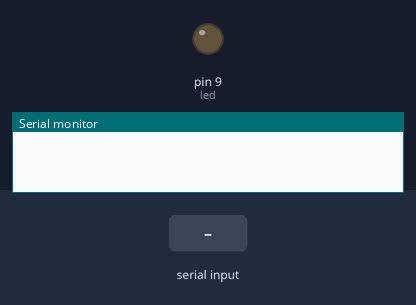
Bench run of a sketch on a simulated Arduino Uno, built with avr-gcc and run on an emulated ATmega328P. Shown: output pins drawn as LEDs (lit = HIGH), the last lines printed to the serial monitor. Inputs (shaded band) come from the test bench.

Above: at 1.2 s.
1.3 s: "ON" received over Serial
At 2.8 s:
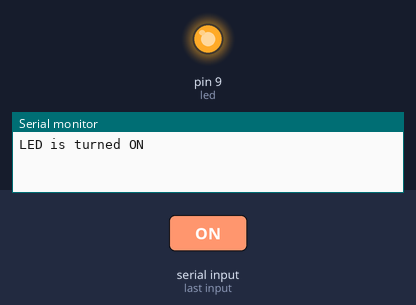
3.8 s: "OFF" received over Serial
At 5.9 s:
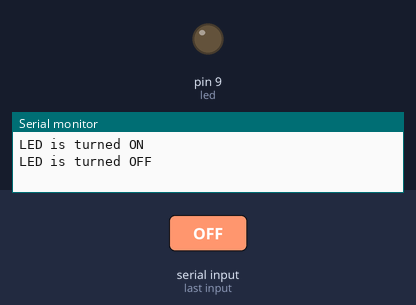
Timing chart, 0 to 7.4 s (numbered marks = the images above; inputs shaded):
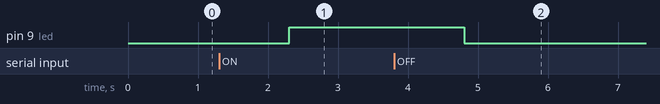

Measured:
- after the input at 1.3 s, pin 9 (led): LOW → HIGH after 1.0 s
- after the input at 3.8 s, pin 9 (led): HIGH → LOW after 1.0 s

The sketch:

input.ino
```cpp
const int led = 9;

void setup() {
  // initializing the Serial Monitor
  Serial.begin(9600);
  pinMode(led, OUTPUT); // set the digital pin as output:
}

void loop() {

  if(Serial.available()) // if there is data comming
  {
    String command = Serial.readString(); // read string until meet newline character

    if(command == "ON")
    {
      digitalWrite(led, HIGH); // turn on LED
      Serial.println("LED is turned ON"); // send action to Serial Monitor
    }
    else
    if(command == "OFF")
    {
      digitalWrite(led, LOW);  // turn off LED
      Serial.println("LED is turned OFF"); // send action to Serial Monitor
    }
  }
}
```
